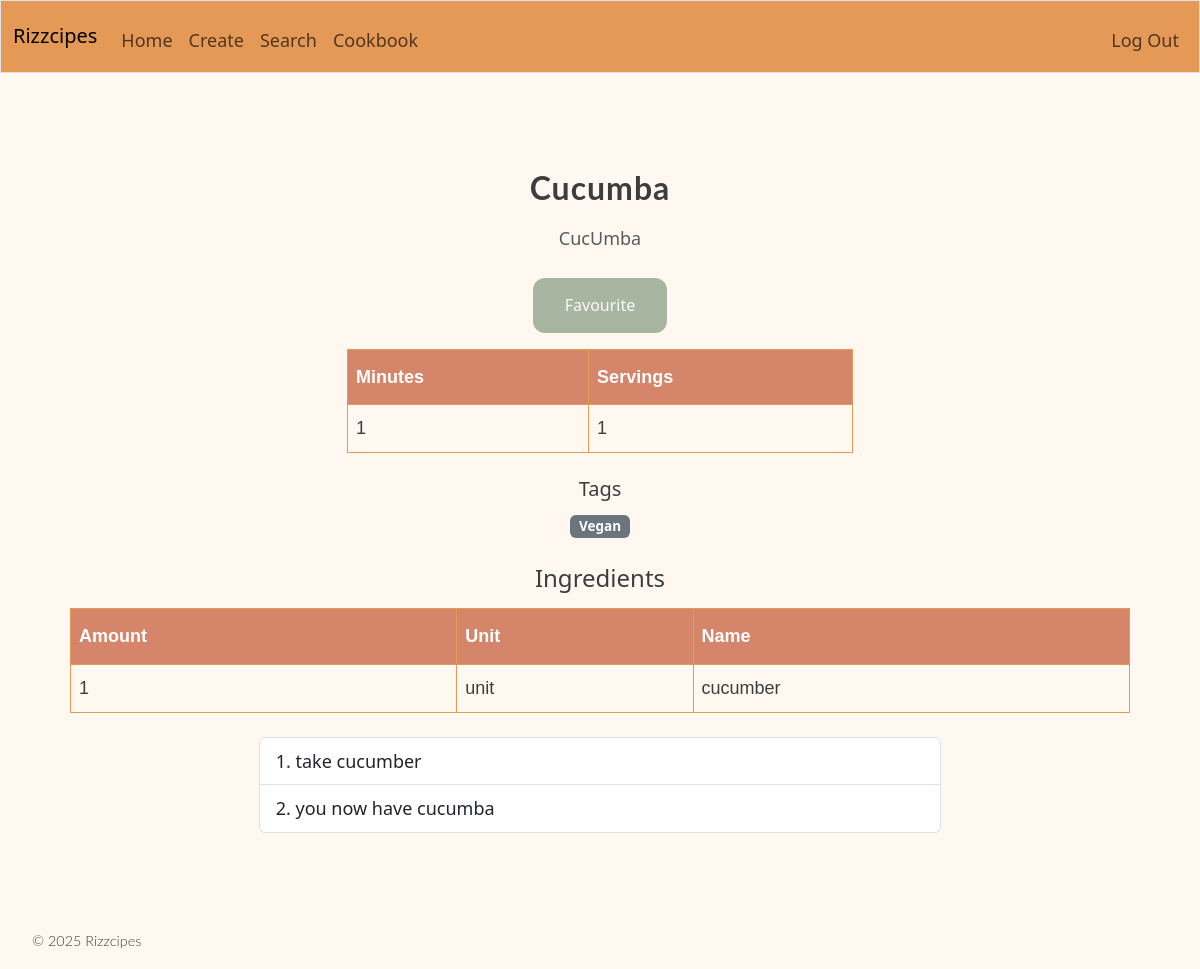
Screenshot of /recipe/3 (signed in) with the database file from the repository.
### tables this page shows
CREATE TABLE recipes (
    id INTEGER PRIMARY KEY AUTOINCREMENT,
    user_id INTEGER NOT NULL,
    title TEXT NOT NULL,
    description TEXT,
    servings INTEGER DEFAULT 4,
    cook_time INTEGER,
    created_at TIMESTAMP DEFAULT CURRENT_TIMESTAMP,
    FOREIGN KEY (user_id) REFERENCES users(id)
);

CREATE TABLE tags (
    id INTEGER PRIMARY KEY AUTOINCREMENT,
    name TEXT UNIQUE NOT NULL
);

CREATE TABLE ingredients (
    id INTEGER PRIMARY KEY AUTOINCREMENT,
    recipe_id INTEGER NOT NULL,
    amount TEXT,
    unit TEXT,
    name TEXT NOT NULL,
    FOREIGN KEY (recipe_id) REFERENCES recipes(id)
);

CREATE TABLE steps (
    id INTEGER PRIMARY KEY AUTOINCREMENT,
    recipe_id INTEGER NOT NULL,
    step_number INTEGER NOT NULL,
    instruction TEXT NOT NULL,
    FOREIGN KEY (recipe_id) REFERENCES recipes(id)
);

### app.py (the view)
@app.route('/recipe/<int:recipe_id>', methods=["GET", "POST"])
def show_recipes(recipe_id):
    if request.method == "POST":
        saved = db.favourite_recipe(session["user_id"], recipe_id)
        return redirect(url_for('show_recipes', recipe_id=recipe_id))
    info, tags, ingredients, steps = db.return_recipe_info(recipe_id)
    saved = db.is_favourite(session["user_id"], recipe_id)
    return render_template("recipe.html", info=info, tags=tags, ingredients=ingredients, steps=steps, is_favourited = saved)

### app.py (called while the page is built)
@app.after_request
def after_request(response):
    response.headers["Cache-Control"] = "no-cache, no-store, must-revalidate"
    response.headers["Expires"] = 0
    response.headers["Pragma"] = "no-cache"
    return response

### database/database.py (called while the page is built)
    def is_favourite(self, user_id, recipe_id):
        connection, cursor = self.connection_and_cursor()
        cursor.execute("SELECT COUNT(*) FROM saved_recipes WHERE user_id = ? AND recipe_id = ?", (user_id, recipe_id))
        result = cursor.fetchone()[0] > 0
        connection.close()
        return result

    def connection_and_cursor(self):
        connection = sqlite3.connect(self.db_file)
        connection.row_factory = sqlite3.Row
        cursor = connection.cursor()
        return connection, cursor

### templates/recipe.html (shortened to what this page needs)
{% extends "layout.html" %}
{% block content %}
    <div class="container my-5">
        <h2 class="mb-3 text-center">{{ info["title"] }}</h2>
        <p class="mb-4 text-muted text-center">{{ info["description"] }}</p>
        <form method="POST" class="mb-3 text-center mx-auto w-auto button">
            <button type="submit">
                {% if is_favourited %}
                    Unfavourite
                {% else %}
                    Favourite
                {% endif %}
            </button>
        </form>
        <div class="row justify-content-center mb-4">
            <div class="col-md-6">
                <table>
                    <thead>
                        <th>Minutes</th>
                        <th>Servings</th>
                    </thead>
                    <tbody>
                        <td> {{ info["cook_time"] }} </td>
                        <td> {{ info["servings"] }} </td>
                    </tbody>
                </table>
            </div>
        </div>
        <div class="mb-4 text-center">
            <h5>Tags</h5>
            <ul class="list-inline">
                {% for tag in tags %}
                <li class="list-inline-item">
                    <span class="badge bg-secondary">{{ tag["name"] }}</span>
                </li>
                {% endfor %}
            </ul>
        </div>
        <div class="row justify-content-center mb-4">
                <h4 class="mb-3 text-center">Ingredients</h4>
                <table>
                    <thead class="table-light">
                        <tr>
                            <th>Amount</th>
                            <th>Unit</th>
                            <th>Name</th>
                        </tr>
                    </thead>
                    <tbody>
                        {% for row in ingredients %}
                        <tr>
                            <td> {{ row["amount"]}} </td>
                            <td> {{ row["unit"]}} </td>
                            <td> {{ row["name"]}} </td>
                        </tr>
                        {% endfor %}
                    </tbody>
                </table>
            </div>
            <div class="row justify-content-center">
                <div class="col-md-8">
                    <ol class="list-group list-group-numbered">
                        {% for step in steps %}
                        <li class="list-group-item"> {{ step["instruction"] }} </li>
                        {% endfor %}
                    </ol>
                </div>
            </div>
        </div>
{% endblock %}

### static/styles.css (style rules this page uses)
:root { --cream: #FFF8F0; --off-white: #FAF9F6; --warm-gray: #E8E4DF; --text-dark: #3D3D3D; --sage: #A8B5A0; --terracotta: #D4856A; --honey: #E5A84B; --background: var(--cream); --card-bg: var(--off-white); --primary: var(--sage); --accent: var(--terracotta); }
body { font-family: 'Poppins', 'Segoe UI', sans-serif; background-color: var(--background); color: var(--text-dark); line-height: 1.7; font-size: 18px; }
button, .btn { background: var(--primary); color: rgb(250, 250, 250); border: none; padding: 0.875rem 2rem; border-radius: 12px; font-size: 16px; cursor: pointer; transition: all 0.2s ease; }
.container { max-width: 1100px; margin: 0 auto; padding: 3rem 2rem; }
h1, h2, .header { font-family: 'Lato', sans-serif; font-weight: 700; ; letter-spacing: 1px; }
table { font-family: Arial, Helvetica, sans-serif; border-collapse: collapse; width: 100%; }
td, th { border: 1px solid #e49a56; padding: 8px; }
th { padding-top: 12px; padding-bottom: 12px; text-align: left; background-color: #D4856A; color: white; }

### rows the page displays
recipes: title "Cucumba", description "CucUmba", cook_time "1", servings "1"
tags: name "Vegan"
ingredients: amount "1", unit "unit", name "cucumber"
steps: instruction "take cucumber"
steps: instruction "you now have cucumba"
